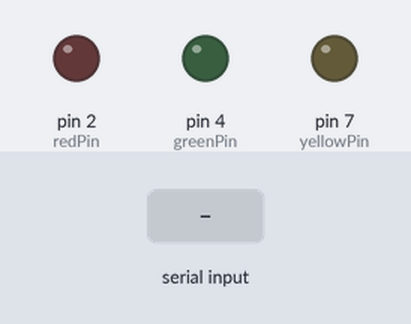
The program below on a simulated Arduino Uno, built with avr-gcc and run on an emulated ATmega328P. Shown: output pins drawn as LEDs (lit = HIGH). Dashed ring = blinking. The inputs (shaded band) are chosen by the test bench. What the program prints to the serial monitor is not drawn.

Above: at 1.2 s.
1.3 s: "OLED_ON\n" received over Serial
At 1.43 s:
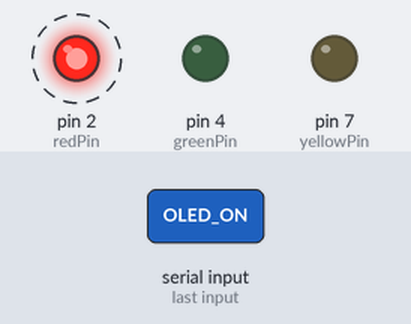
4.3 s: "OLED_OFF\n" received over Serial
At 5.4 s:
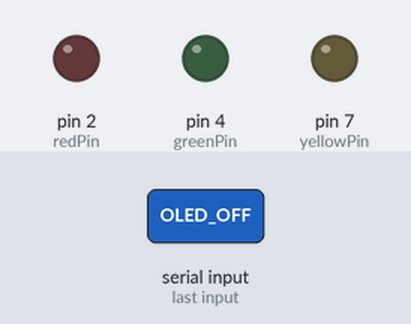
5.8 s: "RLED_ON\n" received over Serial
At 6.5 s:
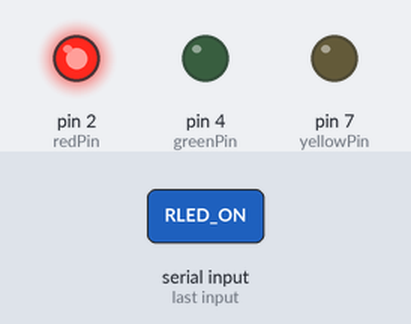
7.3 s: "GLED_ON\n" received over Serial
At 7.6 s:
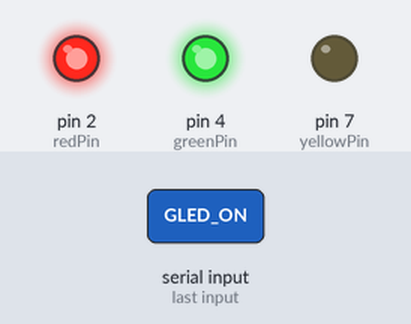
8.8 s: "YLED_ON\n" received over Serial
At 9.9 s:
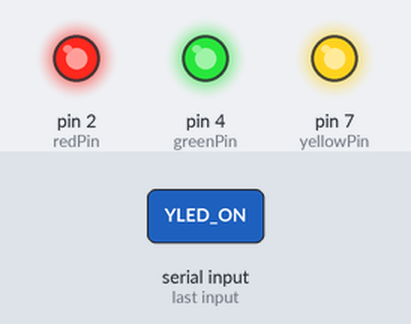
10.3 s: "RLED_OFF\n" received over Serial
At 11.1 s:
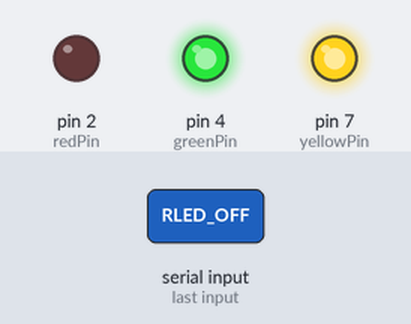
Timing chart, 0 to 12.8 s (numbered marks = the images above; inputs shaded):
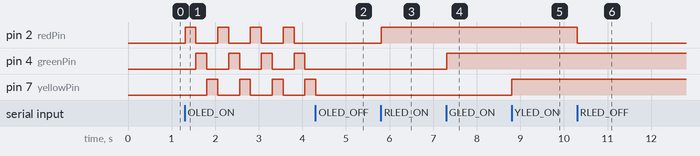

Measured:
- after the input at 1.3 s, pin 2 (redPin): alternates HIGH for 0.25 s and LOW for 0.50 s, starting at once; pin 4 (greenPin): alternates HIGH for 0.25 s and LOW for 0.50 s, starting after 0.26 s; pin 7 (yellowPin): alternates HIGH for 0.25 s and LOW for 0.50 s, starting after 0.51 s
- after the input at 4.3 s, pin 2 (redPin), pin 4 (greenPin): stops changing and stays LOW; pin 7 (yellowPin): goes on until 4.3 s, then stays LOW
- after the input at 5.8 s, pin 2 (redPin): LOW → HIGH at once
- after the input at 7.3 s, pin 4 (greenPin): LOW → HIGH at once
- after the input at 8.8 s, pin 7 (yellowPin): LOW → HIGH at once
- after the input at 10.3 s, pin 2 (redPin): HIGH → LOW at once

The program:

main.cpp
```cpp
#include <Arduino.h>


//put function declarations here:
int redPin = 2;
int greenPin = 4;
int yellowPin = 7;

bool isOscillating = false;

void setup() {
  // put your setup code here, to run once:
  pinMode(redPin,OUTPUT);
  pinMode(greenPin,OUTPUT);
  pinMode(yellowPin,OUTPUT);

  Serial.begin(9600);
  Serial.println("Arduino is ready.");
}

void loop() {

  // put your main code here, to run repeatedly:
  if(Serial.available() > 0){

    String command = Serial.readStringUntil('\n');
    command.trim();

    if(command == "RLED_ON"){
      digitalWrite(redPin,HIGH);//Turn on LED
    }else if (command == "RLED_OFF"){
      digitalWrite(redPin,LOW);
    }else if(command == "GLED_ON"){
      digitalWrite(greenPin,HIGH);
    }else if(command == "GLED_OFF"){
      digitalWrite(greenPin,LOW);
    }else if(command == "YLED_ON"){
      digitalWrite(yellowPin,HIGH);
    }else if(command == "YLED_OFF"){
      digitalWrite(yellowPin,LOW);
    }


    else if(command == "OLED_ON"){
      isOscillating = true;
      while(isOscillating){
             digitalWrite(redPin,HIGH);
      digitalWrite(greenPin,LOW);
      digitalWrite(yellowPin,LOW);
      delay(250);

      digitalWrite(redPin,LOW);
      digitalWrite(greenPin,HIGH);
      digitalWrite(yellowPin,LOW);
      delay(250);

      digitalWrite(redPin,LOW);
      digitalWrite(greenPin,LOW);
      digitalWrite(yellowPin,HIGH);
      delay(250);

      if(Serial.available() > 0){
        String stopCommand = Serial.readStringUntil('\n');
        stopCommand.trim();
        if(stopCommand == "OLED_OFF"){
           isOscillating = false;
         digitalWrite(redPin,LOW);
         digitalWrite(greenPin,LOW);
         digitalWrite(yellowPin,LOW);
        }
      }
      }
    }
    else if(command == "OLED_OFF"){
      isOscillating = false;  // Set flag to stop oscillation
      digitalWrite(redPin, LOW);
      digitalWrite(greenPin, LOW);
      digitalWrite(yellowPin, LOW);  // Turn off all LEDs
    }
    else{
      Serial.println("Unknown command");
    }
  }
}
```
